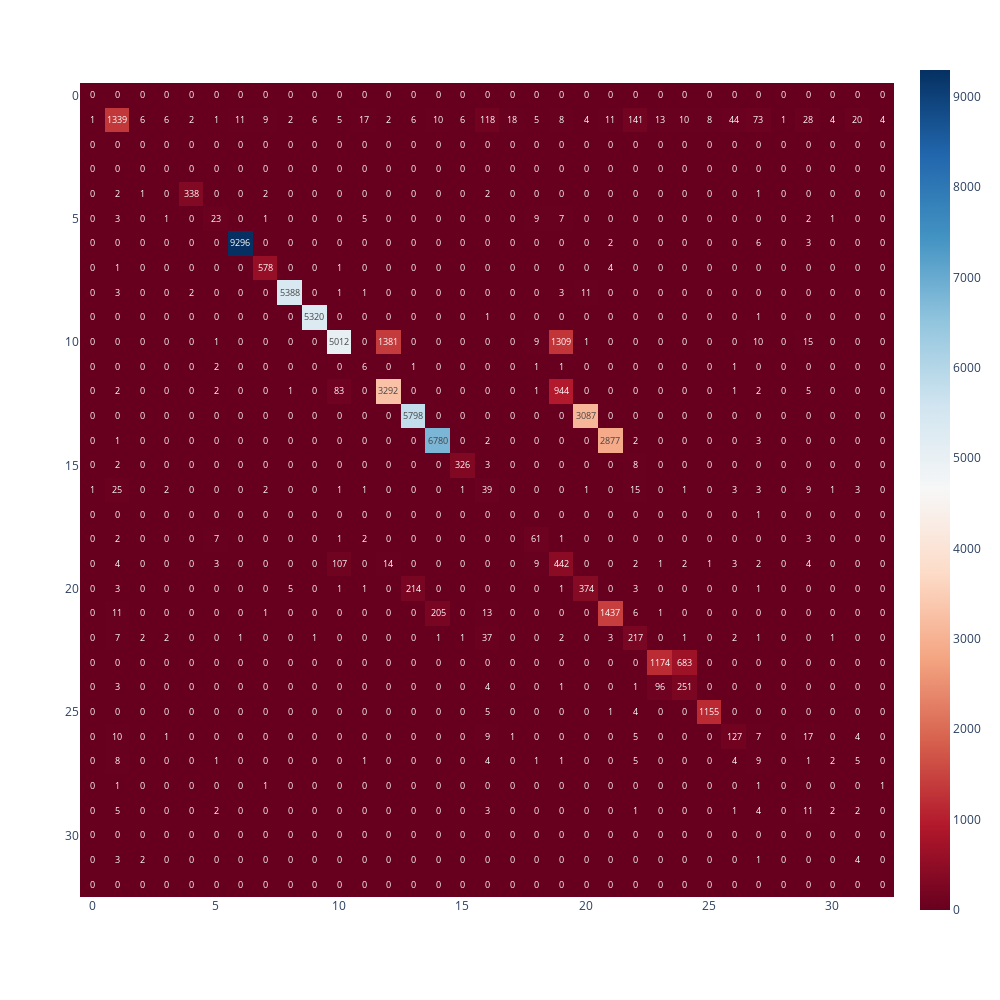

Notebook code cell kept with this figure:
### Code cell
# Calc  confusionmatrix
cm = confusion_matrix(pred, z_test)

# Show CM and classification_repor
print("Logistic Regression : \n")
print(f"\nConfusion Matrix : \n")
fig = px.imshow(cm, text_auto=True, color_continuous_scale='rdbu', width=1000, height=1000)
fig.show()
print(classification_report(z_test, pred))

### Figure 1 — Plotly figure (JSON) as saved in the notebook; plotly's stock layout.template omitted (floating-point values rounded to 4 significant figures; data arrays with more than 128 entries replaced by an {"elided": "..."} marker saying what was removed)
{"data": [{"coloraxis": "coloraxis", "hovertemplate": "x: %{x}<br>y: %{y}<br>color: %{z}<extra></extra>", "name": "0", "texttemplate": "%{z}", "type": "heatmap", "xaxis": "x", "yaxis": "y", "z": {"elided": "33x33 int values"}}], "layout": {"coloraxis": {"colorscale": [[0, "rgb(103,0,31)"], [0.1, "rgb(178,24,43)"], [0.2, "rgb(214,96,77)"], [0.3, "rgb(244,165,130)"], [0.4, "rgb(253,219,199)"], [0.5, "rgb(247,247,247)"], [0.6, "rgb(209,229,240)"], [0.7, "rgb(146,197,222)"], [0.8, "rgb(67,147,195)"], [0.9, "rgb(33,102,172)"], [1, "rgb(5,48,97)"]]}, "height": 1000, "margin": {"t": 60}, "width": 1000, "xaxis": {"anchor": "y", "constrain": "domain", "domain": [0, 1], "scaleanchor": "y"}, "yaxis": {"anchor": "x", "autorange": "reversed", "constrain": "domain", "domain": [0, 1]}}}
